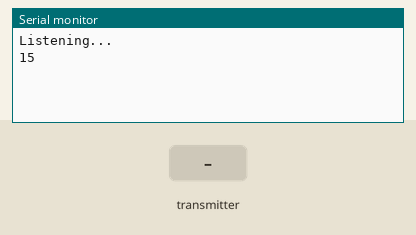
Recording of a sketch running on a simulated Arduino Uno, built with avr-gcc and run on an emulated ATmega328P. Shown: the last lines printed to the serial monitor. The inputs (shaded band) are chosen by the test bench. No radio packets arrive unless stated.

Above: at 1.2 s.
1.3 s: the transmitter starts sending buf.0 = 0
At 1.37 s:
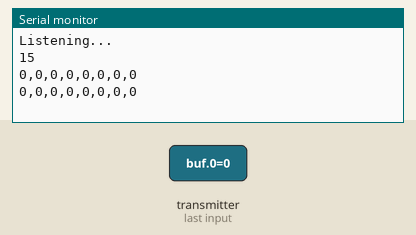
3.2 s: the transmitter starts sending buf.1 = 1023
At 3.27 s:
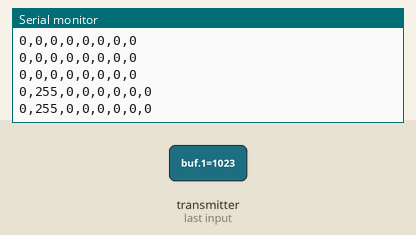
4.7 s: the transmitter starts sending buf.0 = 1023
At 4.77 s:
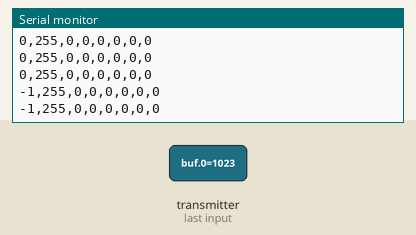
6.2 s: the transmitter starts sending buf.1 = 0
At 6.27 s:
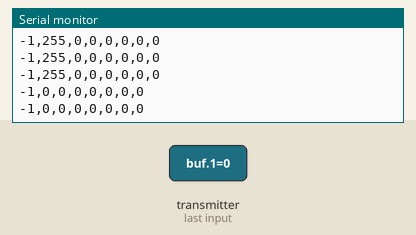

The sketch:

nrf24_test_recieve_sensor.ino
```cpp
#include <SPI.h>
#include <nRF24L01.h>
#include <RF24.h>
//#include <AltSoftSerial.h>


//RF24 radio(7, 10); // CE, CSN
RF24 radio(12,5);  // CE, CSN
byte address[6][6] = {"00000", "00001", "00010", "00011", "00100", "00101"};

//AltSoftSerial altSerial;

//struct Data
//{
//  int8_t sensorId;
//  int8_t qW;
//  int8_t qX;
//  int8_t qY;
//  int8_t qZ;
//  int16_t aX;
//  int16_t aY;
//  int16_t aZ;
//};

struct __attribute((__packed__)) Data
{
  int8_t sensorId;
  int16_t qW;
  int16_t qX;
  int16_t qY;
  int16_t qZ;
  int16_t aX;
  int16_t aY;
  int16_t aZ;
};

struct Request
{
  int8_t sensorId;
  char requestType;
};

Data sData;
Request request;
Request emptyRequest;

int32_t time_go;
int requestId;
char requestType;

void setup() {
  Serial.begin(1000000);
//  altSerial.begin(9600);
//  Serial.begin(74880);
  radio.begin();
  radio.setPayloadSize(sizeof(sData));
  radio.openWritingPipe(address[1]);
  radio.openReadingPipe(1, address[1]);
  radio.setPALevel(RF24_PA_HIGH);
  radio.setDataRate(RF24_2MBPS);
  radio.setChannel(107);
  radio.setRetries(0,0);
  radio.setAutoAck(false);

  radio.startListening();
//  radio.stopListening();
  Serial.println("Listening...");
  Serial.println(sizeof(sData));
}
void loop() {

  if (Serial.available()) {
    char buf[2];
    while (Serial.available()) {
      Serial.readBytes(buf, 2);
    }
//    Serial.print(buf[0]); Serial.print(",");
//    Serial.println(buf[1]);
//    altSerial.print(buf[0]);
//    altSerial.print(buf[1]);
  }

  if (radio.available()) {
    radio.read(&sData, sizeof(sData));
    sendQuat();
  }
}

void sendQuat() {
  Serial.print(sData.sensorId); Serial.print(",");
  Serial.print(sData.qW); Serial.print(",");
  Serial.print(sData.qX); Serial.print(",");
  Serial.print(sData.qY); Serial.print(",");
  Serial.print(sData.qZ); Serial.print(",");
  Serial.print(sData.aX); Serial.print(",");
  Serial.print(sData.aY); Serial.print(",");
  Serial.println(sData.aZ);
}
```

Measured:
- after the input at 1.3 s, the serial monitor: prints a new line at once (image 1)
- after the input at 3.2 s, the serial monitor: prints a new line at once (image 2)
- after the input at 4.7 s, the serial monitor: prints a new line at once (image 3)
- after the input at 6.2 s, the serial monitor: prints a new line at once (image 4)
